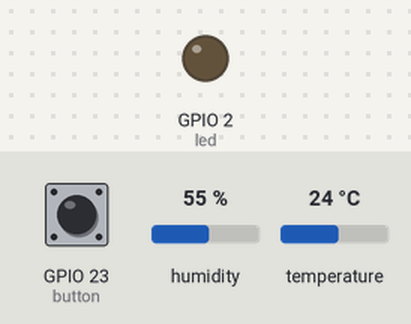
The sketch below on a simulated ESP32. Shown: output pins drawn as LEDs (lit = HIGH). The inputs (shaded band) are chosen by the test bench; at power-on: GPIO 23 (button) HIGH, humidity 55 %, temperature 24 °C. WiFi joins after 1.5 s; servers stay silent unless stated.

Above: at 0.1 s.
At 3.0 s:
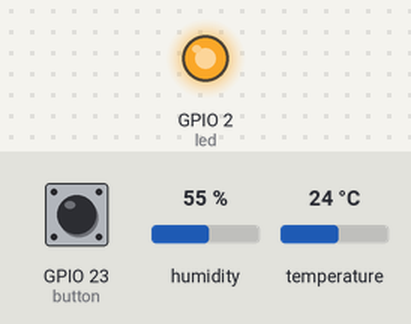
3.1 s: GPIO 23 (button) pulled LOW for 1 s
12.0 s: GPIO 23 (button) pulled LOW for 0.15 s
Timing chart, 0 to 22.3 s (numbered marks = the images above; inputs shaded):
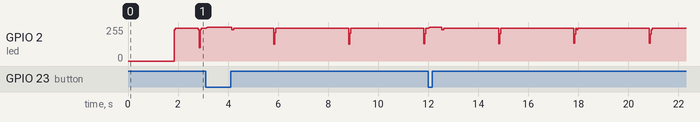

The sketch:

Week_7_VL.ino
```cpp
#define BLYNK_PRINT Serial
#include <WiFi.h>
#include <WiFiClient.h>
#include <BlynkSimpleEsp32.h>
#include <DHT.h>
bool isFirstConnect = true;
String str1;
String str2;
String str;
int led=2;
int button=23;
int count=0;
float h=0;
float t=0;
char auth[] = "IHSFRFateIx0IkG-7Pi8bPkgGPvU6o_O";
char ssid[] = "LAPTOP-VL";
char pass[] = "henk1234";
#define DHTPIN 4
#define DHTTYPE DHT11
DHT dht(DHTPIN, DHTTYPE);
BlynkTimer timer;

BLYNK_CONNECTED()
{
    if (isFirstConnect)
    {

    Blynk.syncAll();
    isFirstConnect = false;
    }
  }

void sendSensor()
{
  h = dht.readHumidity();
  t = dht.readTemperature();

  if (isnan(h) || isnan(t)) {
    Serial.println("Failed to read from DHT sensor!");
    return;
  }

  Blynk.virtualWrite(V9, h);
  Blynk.virtualWrite(V10, t);
   str1 = "Temperature Value: " + String(t, 2) + "℃\n";
   str2 = "Humidity Value: " + String(h, 2) + "";
   str = str1 + str2;
if(count==0){
Blynk.email("Value of DHT11", str);
Blynk.notify(str);
count=1;
}
}
void setup()
{

Serial.begin(9600);
pinMode(led,OUTPUT);
pinMode(button,INPUT_PULLUP);
Blynk.begin(auth, ssid, pass);
dht.begin();

timer.setInterval(1000L, sendSensor);
}

void loop()
{
    Blynk.run();
  digitalWrite(led,LOW);
  timer.run();
  digitalWrite(led,HIGH);
if(digitalRead(button)==LOW){
Blynk.email("Value of DHT11 sensor", str);
Blynk.notify(str);
delay(500);
}
}
```
